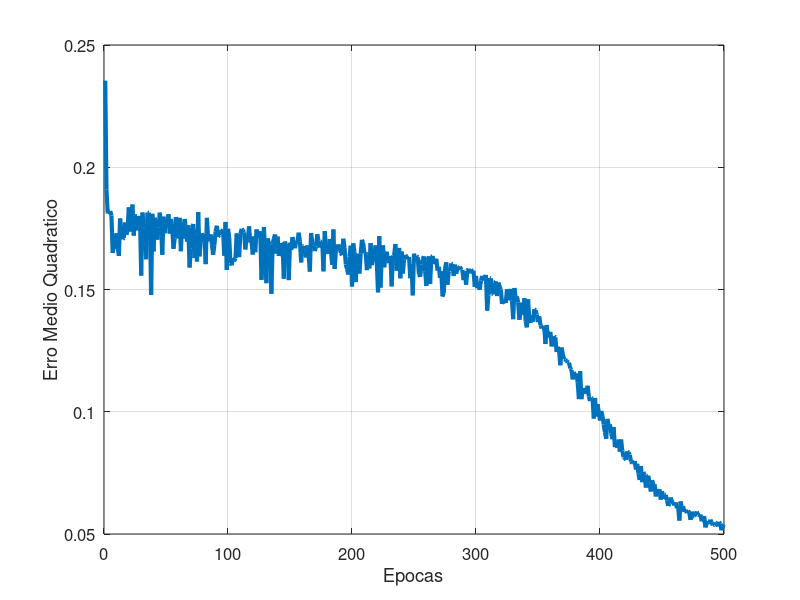
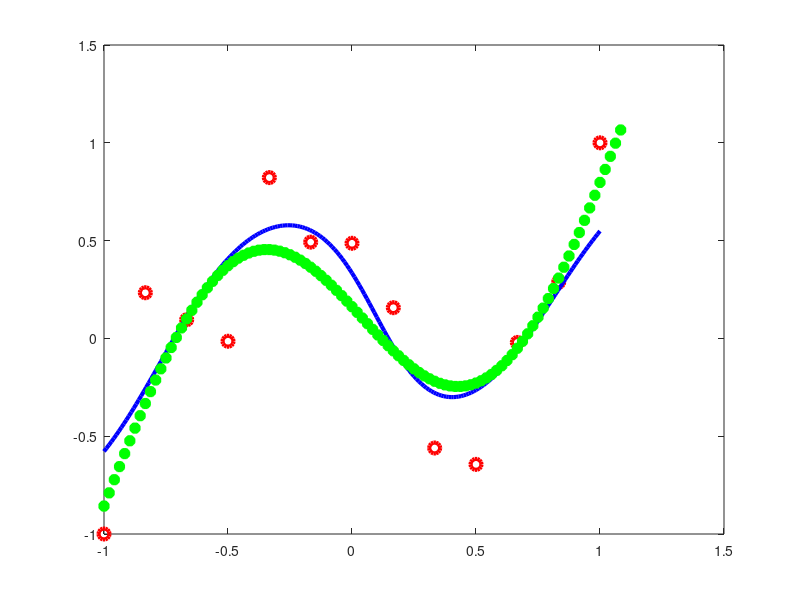

Here is the MATLAB script that generated these plots, in order:
% Implementacao da rede MLP canonica (backpropagation com gradiente descendente)
% Usando as funcoes built-in (internas) do matlab
%
% Objetivo: demonstrar a problematica do OVERFITTING a dados ruidosos
%
% Nota: o mapeamento a ser aprendido eh estatico e unidimensional, logo
%       a rede neural terá uma entrada e uma saida apenas. O unico parametro
%       variavel eh o numero de neuronios ocultos.
%
% Exemplo para disciplina de ICA
% Autor: Guilherme de A. Barreto
% Date: 16/05/2023
%
%
% X = Vetor de entrada
% d = saida desejada (escalar)
% W = Matriz de pesos Entrada -> Camada Oculta
% M = Matriz de Pesos Camada Oculta -> Camada saida
% eta = taxa de aprendizagem
% alfa = fator de momento

clear; clc; %close all;

% Carrega DADOS
%=================
D=load('noisy1d.dat');        % observacoes ruidosas da funcao
Real=load('function1d.dat');  % funcao deterministica (i.e. sem ruido)

% pares (entrada, saida) = (x,d)
x=D(:,1); d=D(:,2);

% Normaliza dados ruidosos
x_min=min(x); x_max=max(x);  % limites necessarios para normalizacao
d_min=min(d); d_max=max(d); % limites necessarios para normalizacao
x=2*(x - x_min)/(x_max-x_min)-1; % normaliza entradas entre -1 e 1
d=2*(d - d_min)/(d_max-d_min)-1;  % normaliza saidas entre -1 e 1

% Normaliza dados da funcao real (deterministica)
Rx=2*(Real(:,1) - x_min)/(x_max-x_min)-1; % normaliza entradas entre -1 e 1
Ry=2*(Real(:,2) - d_min)/(d_max-d_min)-1; % normaliza entradas entre -1 e 1

[LinD ColD]=size(D);

% DEFINE ARQUITETURA DA REDE
%===========================
Ne = 500; % No. de epocas de treinamento
Ni = 1;   % No. de unidades de entrada
Nh = 50;   % No. de neuronios na camada oculta
No = 1;   % No. de neuronios na camada de saida

eta=0.1;   % Passo de aprendizagem

% Inicia matrizes de pesos
WW=rand(Nh,Ni+1);   % Pesos entrada -> camada oculta
MM=rand(No,Nh+1);   % Pesos camada oculta -> camada de saida

WW=2*WW-1;
MM=2*MM-1;

%%% ETAPA DE TREINAMENTO
for t=1:Ne,

    Epoca=t

    % Embaralha vetores de treinamento e saidas desejadas
    I=randperm(LinD);
    x=x(I); d=d(I);

    EQ=0;
    for tt=1:LinD,   % Inicia LOOP de epocas de treinamento
        % CAMADA OCULTA
        X=[+1; x(tt)];        % Constroi vetor de entrada com adicao da entrada x0=-1
        Ui = WW * X;          % Ativacao (net) dos neuronios da camada oculta

        aux=exp(-Ui);
        %Zi = 1./(1+exp(-Ui)); % Saida entre [0,1] (sigmoide logistica)
        Zi = (1-aux)./(1+aux); % Saida entre [-1,1] (tangente hiperbolica)

        % CAMADA DE SAIDA
        Z=[+1; Zi];           % Constroi vetor de entrada DESTA CAMADA com adicao da entrada y0=-1
        Ak = MM * Z;          % Ativacao (net) dos neuronios da camada de saida

        aux=exp(-Ak);
        %Yk = Ak;	      % Saida linear = funcao identidade
        %Yk = 1./(1+aux); % Saida entre [0,1] (sigmoide logistica)
        Yk = (1-aux)./(1+aux); % Saida entre [-1,1] (tangente hiperbolica)

        % CALCULO DO ERRO
        Ek = d(tt) - Yk;           % erro entre a saida desejada e a saida da rede
        EQ = EQ + 0.5*sum(Ek.^2);     % soma do erro quadratico de todos os neuronios p/ VETOR DE ENTRADA

        %%% CALCULO DOS GRADIENTES LOCAIS
        %Dk = 1;		    % derivada da funcao identidade (camada de saida)
        %Dk = Yk.*(1 - Yk);  % derivada da sigmoide logistica (camada de saida)
        Dk = 0.5*(1 - Yk.*Yk);  % derivada da tangente hiperbolica (camada de saida)
        DDk = Ek.*Dk;       % gradiente local (camada de saida)

        %Di = Zi.*(1 - Zi); % derivada da sigmoide logistica (camada oculta)
        Di = 0.5*(1 - Zi.*Zi); % derivada da tangente hiperbolica (camada oculta)
        DDi = Di.*(MM(:,2:end)'*DDk);    % gradiente local (camada oculta)


        MM = MM + eta*(DDk)*Z'; % AJUSTE DOS PESOS - CAMADA DE SAIDA
        WW = WW + eta*(DDi)*X';  % AJUSTE DOS PESOS - CAMADA OCULTA

    end   % Fim de uma epoca de treinamento

    EQM(t)=EQ/LinD; % MEDIA DO ERRO QUADRATICO P/ EPOCA

end   % Fim do loop de treinamento



%% ETAPA DE GENERALIZACAO  %%%
xmin=min(x);
xmax=max(x);
xn=xmin:0.01:xmax;
LinD=length(xn);
EQ=0;
for tt=1:LinD,   % Inicia LOOP de epocas de treinamento
        % CAMADA OCULTA
        X=[+1; xn(tt)];       % Constroi vetor de entrada com adicao da entrada x0=-1
        Ui = WW * X;          % Ativacao (net) dos neuronios da camada oculta
        %Zi = 1./(1+exp(-Ui)); % Saida entre [0,1] (sigmoide logistica)
        aux = exp(-Ui);
        Zi = (1-aux)./(1+aux); % Saida entre [-1,1] (tangente hiperbolica)

        % CAMADA DE SAIDA
        Z=[+1; Zi];              % Constroi vetor de entrada DESTA CAMADA com adicao da entrada y0=-1
        Ak = MM * Z;             % Ativacao (net) dos neuronios da camada de saida
	      %Yk(tt) = Ak;	         % Saida linear = funcao identidade
        %Yk(tt) = 1/(1+exp(-Ak)); % Saida entre [0,1] (sigmoide logistica)
        aux = exp(-Ak);
        Yk(tt) = (1-aux)./(1+aux); % Saida entre [-1,1] (tangente hieprbolica)
end

% Plota curva de aprendizagem
figure; plot(EQM,'linewidth',3);
xlabel('Epocas'); ylabel('Erro Medio Quadratico');
grid, set(gca,"fontsize", 12)

% Plota dados reais versus dados preditos
figure; plot(x,d,'ro','markersize',8,'linewidth',3,xn,Yk,'b-','markersize',8,'linewidth',3);
hold on; plot(Rx,Ry,'g*','markersize',8,'linewidth',3); hold off

